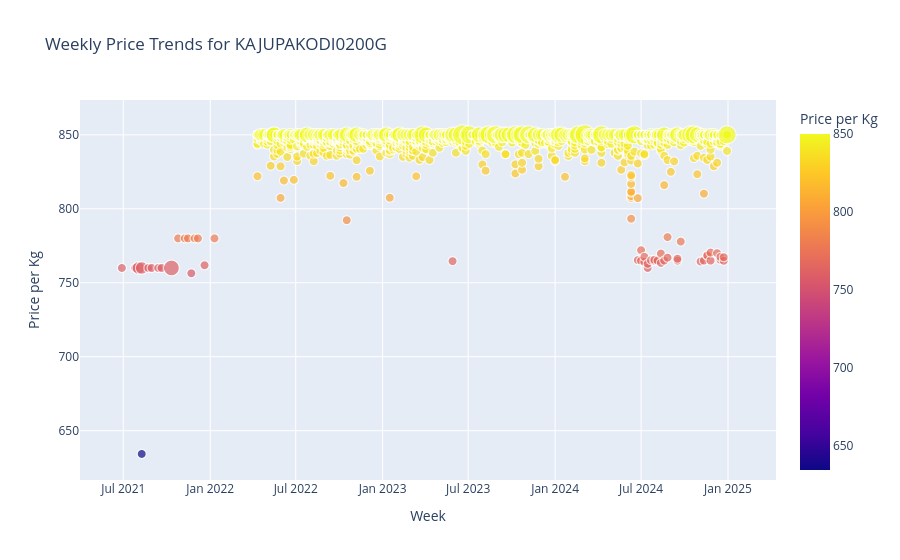

The notebook cell this image was saved under:
### Code cell
plot_monthly_price_scatter(weekly_sales_table, 'KAJUPAKODI0200G')

### Figure 1 — Plotly figure (JSON) as saved in the notebook; plotly's stock layout.template omitted (floating-point values rounded to 4 significant figures; data arrays with more than 128 entries replaced by an {"elided": "..."} marker saying what was removed)
{"data": [{"hovertemplate": "Week=%{x}<br>Price per Kg=%{marker.color}<br>Frequency Count=%{marker.size}<extra></extra>", "legendgroup": "", "marker": {"color": {"elided": "3072 float values"}, "coloraxis": "coloraxis", "size": {"elided": "3072 int values"}, "sizemode": "area", "sizeref": 0.0125, "symbol": "circle"}, "mode": "markers", "name": "", "showlegend": false, "type": "scattergl", "x": {"elided": "3072 str values"}, "xaxis": "x", "y": {"elided": "3072 float values"}, "yaxis": "y"}], "layout": {"coloraxis": {"colorbar": {"title": {"text": "Price per Kg"}}, "colorscale": [[0, "#0d0887"], [0.1111, "#46039f"], [0.2222, "#7201a8"], [0.3333, "#9c179e"], [0.4444, "#bd3786"], [0.5556, "#d8576b"], [0.6667, "#ed7953"], [0.7778, "#fb9f3a"], [0.8889, "#fdca26"], [1, "#f0f921"]]}, "legend": {"itemsizing": "constant", "tracegroupgap": 0}, "title": {"text": "Weekly Price Trends for KAJUPAKODI0200G"}, "xaxis": {"anchor": "y", "domain": [0, 1], "title": {"text": "Week"}}, "yaxis": {"anchor": "x", "domain": [0, 1], "title": {"text": "Price per Kg"}}}}
